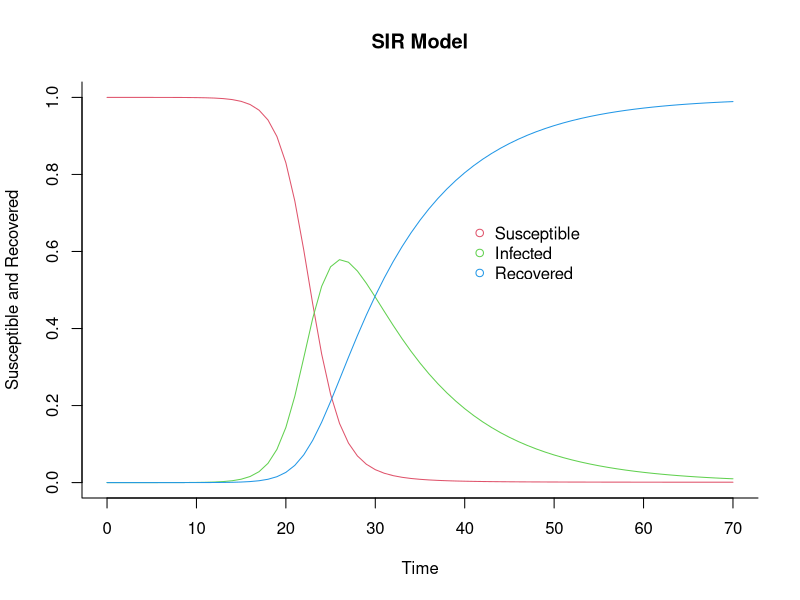

This figure's R source:
library(deSolve)

## Create an SIR function
sir <- function(time, state, parameters) {
  
  with(as.list(c(state, parameters)), {
    
    dS <- -beta * S * I
    dI <-  beta * S * I - gamma * I
    dR <-                 gamma * I
    
    return(list(c(dS, dI, dR)))
  })
}

### Set parameters
## Proportion in each compartment: Susceptible 0.999999, Infected 0.000001, Recovered 0
init       <- c(S = 1-1e-6, I = 1e-6, R = 0.0)
## beta: infection parameter; gamma: recovery parameter
parameters <- c(beta = 0.7, gamma = 0.1)
## Time frame
times      <- seq(0, 70, by = 1)

## Solve using ode (General Solver for Ordinary Differential Equations)
out <- ode(y = init, times = times, func = sir, parms = parameters)
## change to data frame
out <- as.data.frame(out)
## Delete time variable
out$time <- NULL
## Show data
print(out)


## Plot
matplot(x = times, y = out, type = "l",
        xlab = "Time", ylab = "Susceptible and Recovered", main = "SIR Model",
        lwd = 1, lty = 1, bty = "l", col = 2:4)

## Add legend
legend(40, 0.7, c("Susceptible", "Infected", "Recovered"), pch = 1, col = 2:4, bty = "n")
